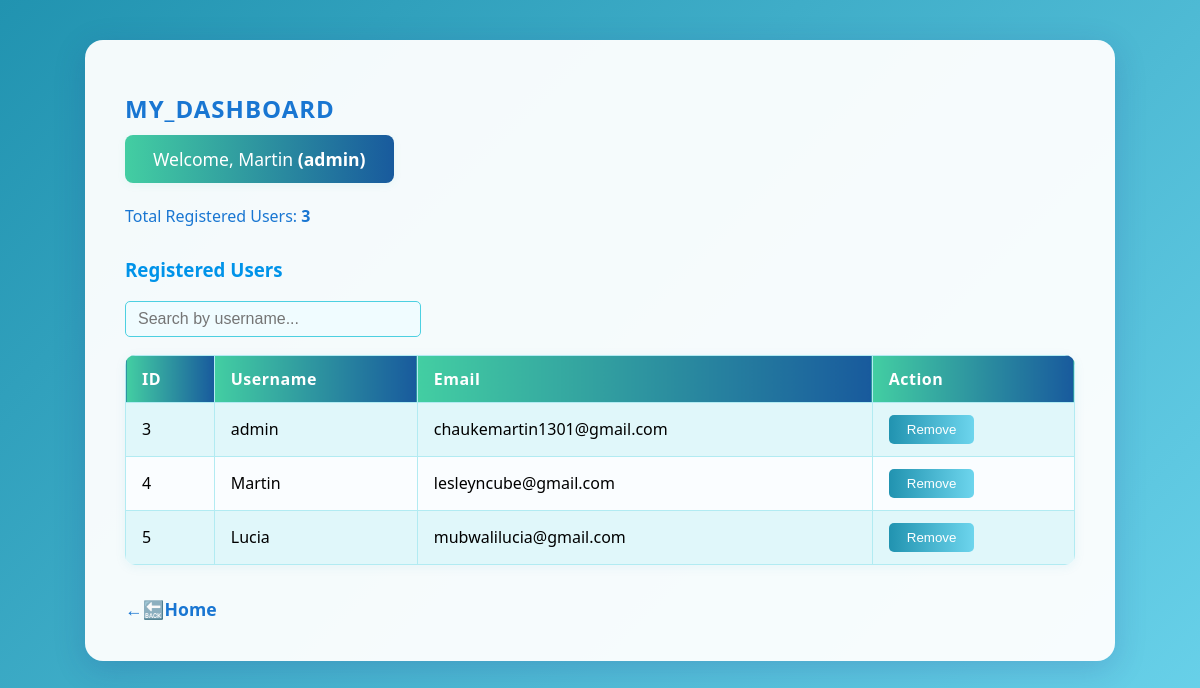
Page /admin (signed in) on the earlier database version.
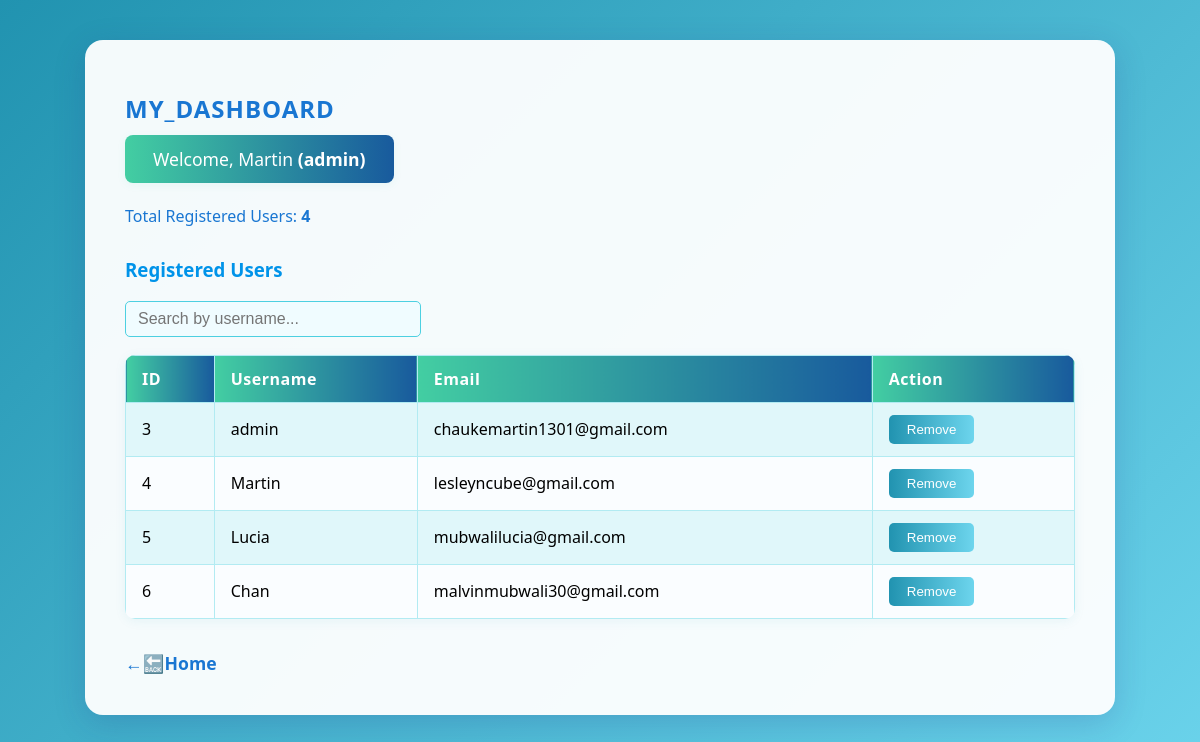
Same page on the later database version.
### tables this page shows
CREATE TABLE users (
    id INTEGER PRIMARY KEY AUTOINCREMENT,
    username TEXT NOT NULL,
    email TEXT NOT NULL,
    password TEXT NOT NULL
    , is_admin INTEGER DEFAULT 0);

### app.py (the view, shortened to what this page needs)
@app.route("/admin", methods=["GET", "POST"])
@admin_required
def admin_dashboard():
    conn = get_db_connection()
    users = conn.execute("SELECT * FROM users").fetchall()
    conn.close()
    return render_template("admin_dashboard.html", users=users)

### app.py (called while the page is built)
def get_db_connection():
    conn=sqlite3.connect(DATABASE)
    conn.row_factory=sqlite3.Row
    return conn

def admin_required(f):
    @wraps(f)
    def wrapper(*args, **kwargs):
        if "user_id" not in session:
            flash("Please log in to continue.", "warning")
            return redirect(url_for("login"))
        conn = get_db_connection()
        user = conn.execute("SELECT * FROM users WHERE id = ?", (session["user_id"],)).fetchone()
        conn.close()
        if not user or user["is_admin"] != 1:
            flash("Admin access required.", "danger")
            return redirect(url_for("home"))
        return f(*args, **kwargs)
    return wrapper

### templates/admin_dashboard.html (shortened to what this page needs)
<!DOCTYPE html>
<html>
<head>
</head>
<body>
    <div class="dashboard-container">
        <h2>MY_DASHBOARD</h2>
        <div class="welcome">
            Welcome, Martin <strong>({{ session.username }})</strong>
        </div>
        <div class="user-count">
            Total Registered Users: <strong>{{ users|length }}</strong>
        </div>
        <h3>Registered Users</h3>
        <input type="text" id="searchInput" placeholder="Search by username...">
        <table>
            <tr>
                <th>ID</th><th>Username</th><th>Email</th><th>Action</th>
            </tr>
            {% for user in users %}
            <tr>
                <td>{{ user.id }}</td>
                <td>{{ user.username }}</td>
                <td>{{ user.email }}</td>
                <td>
                    <form method="post" style="display:inline;">
                        <button type="submit" class="remove-btn" onclick="return confirm('Are you sure you want to remove {{ user.username }}?');">Remove</button>
                    </form>
                </td>
            </tr>
            {% endfor %}
        </table>
        <a href="{{ url_for('home') }}" class="back-link">&larr;🔙Home</a>
    </div>
</body>
</html>

Differences in the rows shown:
added users: id "6", username "Chan", email "malvinmubwali30@gmail.com"
Other differences:
{{ users|length }}: "3" → "4"
